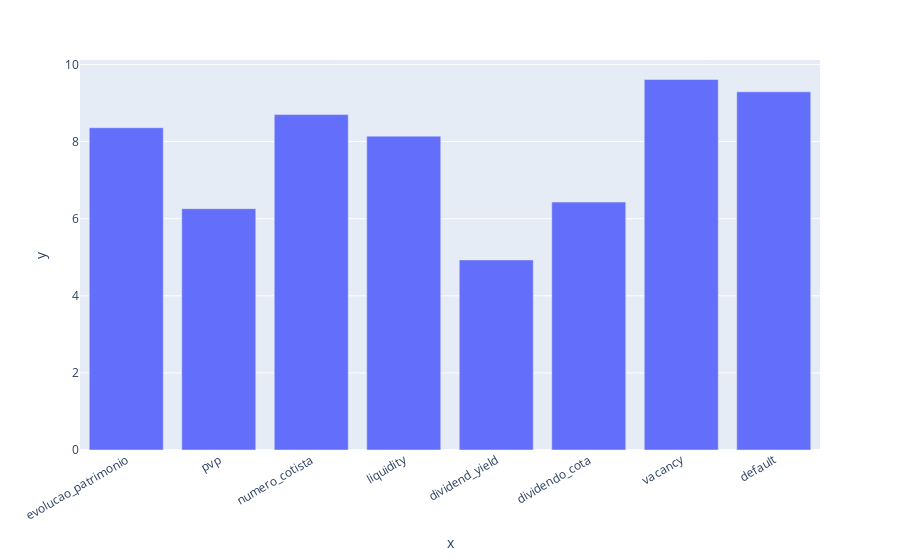

Notebook code for this chart:
### Code cell
df_temp = df_dash_filtered[df_dash_filtered['Ticker'] == 'XPML11'][columns_grade_metrics].T
x_values = [elemento.replace("Grade_", "") for elemento in df_temp.index]
y_values = df_temp.values.ravel()

fig_bar_plotly = px.bar(x=x_values, y=y_values).update_xaxes(tickangle=330)
#str(fig_bar_plotly.data)
fig_bar_plotly.show()

### Figure 1 — Plotly figure (JSON) as saved in the notebook; plotly's stock layout.template omitted (floating-point values rounded to 4 significant figures)
{"data": [{"alignmentgroup": "True", "hovertemplate": "x=%{x}<br>y=%{y}<extra></extra>", "legendgroup": "", "marker": {"color": "#636efa", "pattern": {"shape": ""}}, "name": "", "offsetgroup": "", "orientation": "v", "showlegend": false, "textposition": "auto", "type": "bar", "x": ["evolucao_patrimonio", "pvp", "numero_cotista", "liquidity", "dividend_yield", "dividendo_cota", "vacancy", "default"], "xaxis": "x", "y": [8.36, 6.26, 8.7, 8.14, 4.93, 6.43, 9.61, 9.29], "yaxis": "y"}], "layout": {"barmode": "relative", "legend": {"tracegroupgap": 0}, "margin": {"t": 60}, "xaxis": {"anchor": "y", "domain": [0, 1], "tickangle": -30, "title": {"text": "x"}}, "yaxis": {"anchor": "x", "domain": [0, 1], "title": {"text": "y"}}}}
